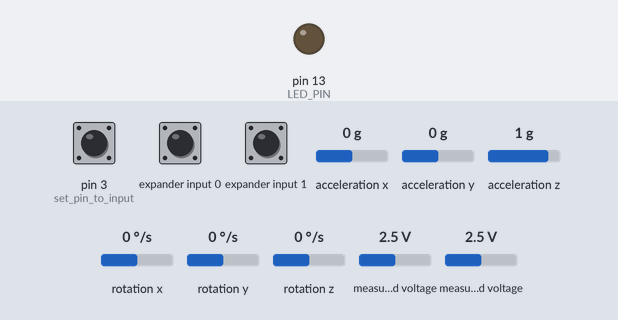
Bench run of a sketch on a simulated Arduino Leonardo, built with avr-gcc and run on an emulated ATmega32U4. Parts: output pins drawn as LEDs (lit = HIGH). Wiring (inferred from the names in the program): Wii Nunchuk at I2C address 0x52. Dashed ring = blinking. Inputs (shaded band) come from the test bench; at power-on: acceleration x 0 g, measured voltage 2.5 V, pin 3 (set_pin_to_input) HIGH, expander input 0 HIGH, expander input 1 HIGH, acceleration y 0 g, acceleration z 1 g, rotation x 0 °/s, rotation y 0 °/s, rotation z 0 °/s. The sensor or clock chip raises its interrupt line as the real part does; what the sketch prints to the serial monitor is not drawn.

Above: at 0.1 s.
At 1.7 s:
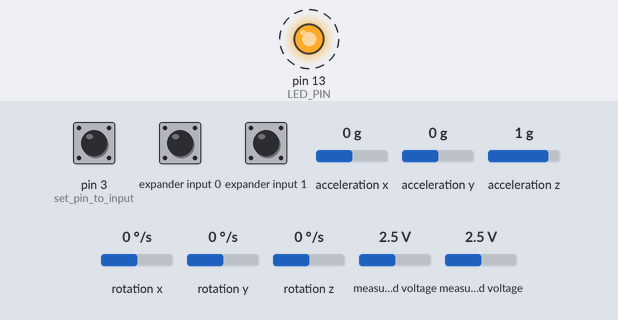
1.8 s: acceleration x set to -1.4 g
4.8 s: measured voltage (sensor 200) set to 0.1 V
7.8 s: measured voltage (sensor 201) set to 0.1 V
10.8 s: pin 3 (set_pin_to_input) pulled LOW for 0.15 s
13.8 s: expander input 0 pulled LOW for 0.15 s
16.8 s: expander input 1 pulled LOW for 0.15 s
Timing chart, 0 to 20.8 s (numbered marks = the images above; inputs shaded):
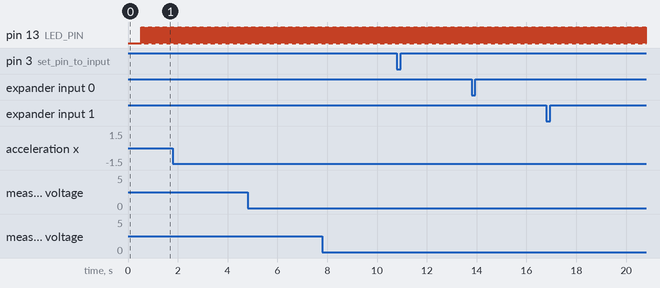

The sketch:

firmware.ino
```cpp
// I2C device class (I2Cdev) demonstration Arduino sketch for MPU6050 class using DMP (MotionApps v2.0)
// 6/21/2012 by Jeff Rowberg <jeff@rowberg.net>
// Updates should (hopefully) always be available at https://github.com/jrowberg/i2cdevlib
//
// Changelog:
// 2012-06-21 - added note about Arduino 1.0.1 + Leonardo compatibility error
// 2012-06-20 - improved FIFO overflow handling and simplified read process
// 2012-06-19 - completely rearranged DMP initialization code and simplification
// 2012-06-13 - pull gyro and accel data from FIFO packet instead of reading directly
// 2012-06-09 - fix broken FIFO read sequence and change interrupt detection to RISING
// 2012-06-05 - add gravity-compensated initial reference frame acceleration output
// - add 3D math helper file to DMP6 example sketch
// - add Euler output and Yaw/Pitch/Roll output formats
// 2012-06-04 - remove accel offset clearing for better results (thanks Sungon Lee)
// 2012-06-01 - fixed gyro sensitivity to be 2000 deg/sec instead of 250
// 2012-05-30 - basic DMP initialization working

/* ============================================
I2Cdev device library code is placed under the MIT license
Copyright (c) 2012 Jeff Rowberg

Permission is hereby granted, free of charge, to any person obtaining a copy
of this software and associated documentation files (the "Software"), to deal
in the Software without restriction, including without limitation the rights
to use, copy, modify, merge, publish, distribute, sublicense, and/or sell
copies of the Software, and to permit persons to whom the Software is
furnished to do so, subject to the following conditions:

The above copyright notice and this permission notice shall be included in
all copies or substantial portions of the Software.

THE SOFTWARE IS PROVIDED "AS IS", WITHOUT WARRANTY OF ANY KIND, EXPRESS OR
IMPLIED, INCLUDING BUT NOT LIMITED TO THE WARRANTIES OF MERCHANTABILITY,
FITNESS FOR A PARTICULAR PURPOSE AND NONINFRINGEMENT. IN NO EVENT SHALL THE
AUTHORS OR COPYRIGHT HOLDERS BE LIABLE FOR ANY CLAIM, DAMAGES OR OTHER
LIABILITY, WHETHER IN AN ACTION OF CONTRACT, TORT OR OTHERWISE, ARISING FROM,
OUT OF OR IN CONNECTION WITH THE SOFTWARE OR THE USE OR OTHER DEALINGS IN
THE SOFTWARE.
===============================================
*/

// Arduino Wire library is required if I2Cdev I2CDEV_ARDUINO_WIRE implementation
// is used in I2Cdev.h
#include "Wire.h"

// I2Cdev and MPU6050 must be installed as libraries, or else the .cpp/.h files
// for both classes must be in the include path of your project
#include "I2Cdev.h"

#include "MPU6050_6Axis_MotionApps20.h"
//#include "MPU6050.h" // not necessary if using MotionApps include file

// class default I2C address is 0x68
// specific I2C addresses may be passed as a parameter here
// AD0 low = 0x68 (default for SparkFun breakout and InvenSense evaluation board)
// AD0 high = 0x69
MPU6050 mpu;

/* =========================================================================
NOTE: In addition to connection 3.3v, GND, SDA, and SCL, this sketch
depends on the MPU-6050's INT pin being connected to the Arduino's
external interrupt #0 pin. On the Arduino Uno and Mega 2560, this is
digital I/O pin 2.
* ========================================================================= */

/* =========================================================================
NOTE: Arduino v1.0.1 with the Leonardo board generates a compile error
when using Serial.write(buf, len). The Teapot output uses this method.
The solution requires a modification to the Arduino USBAPI.h file, which
is fortunately simple, but annoying. This will be fixed in the next IDE
release. For more info, see these links:

http://arduino.cc/forum/index.php/topic,109987.0.html
http://code.google.com/p/arduino/issues/detail?id=958
* ========================================================================= */


// uncomment "OUTPUT_READABLE_QUATERNION" if you want to see the actual
// quaternion components in a [w, x, y, z] format (not best for parsing
// on a remote host such as Processing or something though)
//#define OUTPUT_READABLE_QUATERNION

// uncomment "OUTPUT_READABLE_EULER" if you want to see Euler angles
// (in degrees) calculated from the quaternions coming from the FIFO.
// Note that Euler angles suffer from gimbal lock (for more info, see
// http://en.wikipedia.org/wiki/Gimbal_lock)
#define OUTPUT_READABLE_EULER

// uncomment "OUTPUT_READABLE_YAWPITCHROLL" if you want to see the yaw/
// pitch/roll angles (in degrees) calculated from the quaternions coming
// from the FIFO. Note this also requires gravity vector calculations.
// Also note that yaw/pitch/roll angles suffer from gimbal lock (for
// more info, see: http://en.wikipedia.org/wiki/Gimbal_lock)
//#define OUTPUT_READABLE_YAWPITCHROLL

// uncomment "OUTPUT_READABLE_REALACCEL" if you want to see acceleration
// components with gravity removed. This acceleration reference frame is
// not compensated for orientation, so +X is always +X according to the
// sensor, just without the effects of gravity. If you want acceleration
// compensated for orientation, us OUTPUT_READABLE_WORLDACCEL instead.
//#define OUTPUT_READABLE_REALACCEL

// uncomment "OUTPUT_READABLE_WORLDACCEL" if you want to see acceleration
// components with gravity removed and adjusted for the world frame of
// reference (yaw is relative to initial orientation, since no magnetometer
// is present in this case). Could be quite handy in some cases.
//#define OUTPUT_READABLE_WORLDACCEL

// uncomment "OUTPUT_TEAPOT" if you want output that matches the
// format used for the InvenSense teapot demo
//#define OUTPUT_TEAPOT


#define LED_PIN 13 // (Arduino is 13, Teensy is 11, Teensy++ is 6)
bool blinkState = false;

// MPU control/status vars
bool dmpReady = false; // set true if DMP init was successful
uint8_t mpuIntStatus; // holds actual interrupt status byte from MPU
uint8_t devStatus; // return status after each device operation (0 = success, !0 = error)
uint16_t packetSize; // expected DMP packet size (default is 42 bytes)
uint16_t fifoCount; // count of all bytes currently in FIFO
uint8_t fifoBuffer[64]; // FIFO storage buffer

// orientation/motion vars
Quaternion q; // [w, x, y, z] quaternion container
VectorInt16 aa; // [x, y, z] accel sensor measurements
VectorInt16 aaReal; // [x, y, z] gravity-free accel sensor measurements
VectorInt16 aaWorld; // [x, y, z] world-frame accel sensor measurements
VectorFloat gravity; // [x, y, z] gravity vector
float euler[3]; // [psi, theta, phi] Euler angle container
float ypr[3]; // [yaw, pitch, roll] yaw/pitch/roll container and gravity vector

// packet structure for InvenSense teapot demo
uint8_t teapotPacket[14] = { '$', 0x02, 0,0, 0,0, 0,0, 0,0, 0x00, 0x00, '\r', '\n' };

#define NUNCHUCK_DEV       0x52
#define NUNCHUCK_INIT_REG  0x40

uint8_t outbuf[6];		// array to store arduino output
uint8_t zero = 0x00;
int cnt = 0;

uint8_t packetBuffer[20];


// ================================================================
// === INTERRUPT DETECTION ROUTINE ===
// ================================================================

volatile bool mpuInterrupt = false; // indicates whether MPU interrupt pin has gone high
void dmpDataReady() {
    mpuInterrupt = true;
}


// ================================================================
// === INITIAL SETUP ===
// ================================================================

void setup() {
    pinMode(3, INPUT);           // set pin to input
    digitalWrite(3, HIGH);       // turn on pullup resistors

    strcpy((char *)packetBuffer, "Wolf");

    // join I2C bus (I2Cdev library doesn't do this automatically)
    Wire.begin();

    // initialize serial communication
    // (115200 chosen because it is required for Teapot Demo output, but it's
    // really up to you depending on your project)
    Serial.begin(9600);
    while (!Serial); // wait for Leonardo enumeration, others continue immediately

    // NOTE: 8MHz or slower host processors, like the Teensy @ 3.3v or Ardunio
    // Pro Mini running at 3.3v, cannot handle this baud rate reliably due to
    // the baud timing being too misaligned with processor ticks. You must use
    // 38400 or slower in these cases, or use some kind of external separate
    // crystal solution for the UART timer.

    // initialize device
    Serial.println(F("Initializing I2C devices..."));
    mpu.initialize();

    // verify connection
    Serial.println(F("Testing device connections..."));
    Serial.println(mpu.testConnection() ? F("MPU6050 connection successful") : F("MPU6050 connection failed"));

    // wait for ready
    /*
    Serial.println(F("\nSend any character to begin DMP programming and demo: "));
    while (Serial.available() && Serial.read()); // empty buffer
    while (!Serial.available()); // wait for data
    while (Serial.available() && Serial.read()); // empty buffer again
    */

    // load and configure the DMP
    Serial.println(F("Initializing DMP..."));
    devStatus = mpu.dmpInitialize();

    // make sure it worked (returns 0 if so)
    if (devStatus == 0) {
        // turn on the DMP, now that it's ready
        Serial.println(F("Enabling DMP..."));
        mpu.setDMPEnabled(true);

        // enable Arduino interrupt detection
        Serial.println(F("Enabling interrupt detection (Arduino external interrupt 0)..."));
        attachInterrupt(0, dmpDataReady, RISING);
        mpuIntStatus = mpu.getIntStatus();

        // set our DMP Ready flag so the main loop() function knows it's okay to use it
        Serial.println(F("DMP ready! Waiting for first interrupt..."));
        dmpReady = true;

        // get expected DMP packet size for later comparison
        packetSize = mpu.dmpGetFIFOPacketSize();
    } else {
        // ERROR!
        // 1 = initial memory load failed
        // 2 = DMP configuration updates failed
        // (if it's going to break, usually the code will be 1)
        Serial.print(F("DMP Initialization failed (code "));
        Serial.print(devStatus);
        Serial.println(F(")"));
    }

    // configure LED for output
    pinMode(LED_PIN, OUTPUT);

    /* Init the nunchuck */
  I2Cdev::writeBytes(NUNCHUCK_DEV, NUNCHUCK_INIT_REG, 1, &zero);

}

void
send_zero ()
{
  Wire.beginTransmission (0x52);	// transmit to device 0x52
  Wire.write (0x00);		// sends one byte
  Wire.endTransmission ();	// stop transmitting
}

void readNunchuckData()
{
    Wire.requestFrom (0x52, 6);	// request data from nunchuck
    while (Wire.available ())
      {
        outbuf[cnt] = nunchuk_decode_byte (Wire.read ());	// receive byte as an integer
        //outbuf[cnt] = Wire.read ();	// receive byte as an integer
        //digitalWrite (ledPin, HIGH);	// sets the LED on
        cnt++;
      }

    // If we recieved the 6 bytes, then go print thema
    /*
    if (cnt >= 5)
      {
        print ();
      }
    */

    cnt = 0;
    send_zero (); // send the request for next bytes
    //delay (100);
}

// ================================================================
// === MAIN PROGRAM LOOP ===
// ================================================================
int trigger;
void loop() {
    // if programming failed, don't try to do anything
    if (!dmpReady) return;
    readNunchuckData();
    trigger = digitalRead(3);
    // wait for MPU interrupt or extra packet(s) available
    while (!mpuInterrupt && fifoCount < packetSize) {
        // other program behavior stuff here
        // .
        // .
        // .
        // if you are really paranoid you can frequently test in between other
        // stuff to see if mpuInterrupt is true, and if so, "break;" from the
        // while() loop to immediately process the MPU data
        // .
        // .
        // .

    }

    // reset interrupt flag and get INT_STATUS byte
    mpuInterrupt = false;
    mpuIntStatus = mpu.getIntStatus();

    // get current FIFO count
    fifoCount = mpu.getFIFOCount();

    // check for overflow (this should never happen unless our code is too inefficient)
    if ((mpuIntStatus & 0x10) || fifoCount == 1024) {
        // reset so we can continue cleanly
        mpu.resetFIFO();
        Serial.println(F("FIFO overflow!"));

    // otherwise, check for DMP data ready interrupt (this should happen frequently)
    } else if (mpuIntStatus & 0x02) {
        // wait for correct available data length, should be a VERY short wait
        while (fifoCount < packetSize) fifoCount = mpu.getFIFOCount();

        // read a packet from FIFO
        mpu.getFIFOBytes(fifoBuffer, packetSize);

        // track FIFO count here in case there is > 1 packet available
        // (this lets us immediately read more without waiting for an interrupt)
        fifoCount -= packetSize;

        #ifdef OUTPUT_READABLE_QUATERNION
            // display quaternion values in easy matrix form: w x y z
            mpu.dmpGetQuaternion(&q, fifoBuffer);
            Serial.print("quat\t");
            Serial.print(q.w);
            Serial.print("\t");
            Serial.print(q.x);
            Serial.print("\t");
            Serial.print(q.y);
            Serial.print("\t");
            Serial.println(q.z);
        #endif

        #ifdef OUTPUT_READABLE_EULER
            // display Euler angles in degrees
            mpu.dmpGetQuaternion(&q, fifoBuffer);
            mpu.dmpGetEuler(euler, &q);
            /*
            Serial.print("euler\t");

            Serial.print(euler[0] * 180/M_PI);
            Serial.print("\t");
            Serial.print(euler[1] * 180/M_PI);
            Serial.print("\t");
            Serial.println(euler[2] * 180/M_PI);
            */
            //print_sensors();
            print_sensors_binary();
            //Serial.print("012301230123000\n");

        #endif

        #ifdef OUTPUT_READABLE_YAWPITCHROLL
            // display Euler angles in degrees
            mpu.dmpGetQuaternion(&q, fifoBuffer);
            mpu.dmpGetGravity(&gravity, &q);
            mpu.dmpGetYawPitchRoll(ypr, &q, &gravity);
            Serial.print("ypr\t");
            Serial.print(ypr[0] * 180/M_PI);
            Serial.print("\t");
            Serial.print(ypr[1] * 180/M_PI);
            Serial.print("\t");
            Serial.println(ypr[2] * 180/M_PI);
        #endif

        #ifdef OUTPUT_READABLE_REALACCEL
            // display real acceleration, adjusted to remove gravity
            mpu.dmpGetQuaternion(&q, fifoBuffer);
            mpu.dmpGetAccel(&aa, fifoBuffer);
            mpu.dmpGetGravity(&gravity, &q);
            mpu.dmpGetLinearAccel(&aaReal, &aa, &gravity);
            Serial.print("areal\t");
            Serial.print(aaReal.x);
            Serial.print("\t");
            Serial.print(aaReal.y);
            Serial.print("\t");
            Serial.println(aaReal.z);
        #endif

        #ifdef OUTPUT_READABLE_WORLDACCEL
            // display initial world-frame acceleration, adjusted to remove gravity
            // and rotated based on known orientation from quaternion
            mpu.dmpGetQuaternion(&q, fifoBuffer);
            mpu.dmpGetAccel(&aa, fifoBuffer);
            mpu.dmpGetGravity(&gravity, &q);
            mpu.dmpGetLinearAccel(&aaReal, &aa, &gravity);
            mpu.dmpGetLinearAccelInWorld(&aaWorld, &aaReal, &q);
            Serial.print("aworld\t");
            Serial.print(aaWorld.x);
            Serial.print("\t");
            Serial.print(aaWorld.y);
            Serial.print("\t");
            Serial.println(aaWorld.z);
        #endif

        #ifdef OUTPUT_TEAPOT
            // display quaternion values in InvenSense Teapot demo format:
            teapotPacket[2] = fifoBuffer[0];
            teapotPacket[3] = fifoBuffer[1];
            teapotPacket[4] = fifoBuffer[4];
            teapotPacket[5] = fifoBuffer[5];
            teapotPacket[6] = fifoBuffer[8];
            teapotPacket[7] = fifoBuffer[9];
            teapotPacket[8] = fifoBuffer[12];
            teapotPacket[9] = fifoBuffer[13];
            Serial.write(teapotPacket, 14);
            teapotPacket[11]++; // packetCount, loops at 0xFF on purpose
        #endif

        // blink LED to indicate activity
        blinkState = !blinkState;
        digitalWrite(LED_PIN, blinkState);
        //print();
        //delay(20);

    }
}

// Encode data to format that most wiimote drivers except
// only needed if you use one of the regular wiimote drivers
char
nunchuk_decode_byte (char x)
{
  x = (x ^ 0x17) + 0x17;
  return x;
}
// Print the input data we have recieved
// accel data is 10 bits long
// so we read 8 bits, then we have to add
// on the last 2 bits.  That is why I
// multiply them by 2 * 2
void
print_sensors ()
{
  int joy_x_axis = outbuf[0];
  int joy_y_axis = outbuf[1];
  /*
  int accel_x_axis = outbuf[2] * 2 * 2;
  int accel_y_axis = outbuf[3] * 2 * 2;
  int accel_z_axis = outbuf[4] * 2 * 2;
  */
  Serial.print("gun\t");
  Serial.print(euler[0] * 180/M_PI);
  Serial.print("\t");
  Serial.print(euler[1] * 180/M_PI);
  Serial.print("\t");
  Serial.print(euler[2] * 180/M_PI);
  Serial.print("\t");

  int z_button = 0;
  int c_button = 0;

 // byte outbuf[5] contains bits for z and c buttons
 // it also contains the least significant bits for the accelerometer data
 // so we have to check each bit of byte outbuf[5]
  if ((outbuf[5] >> 0) & 1)
    {
      z_button = 1;
    }
  if ((outbuf[5] >> 1) & 1)
    {
      c_button = 1;
    }
  /*
  if ((outbuf[5] >> 2) & 1)
    {
      accel_x_axis += 2;
    }
  if ((outbuf[5] >> 3) & 1)
    {
      accel_x_axis += 1;
    }

  if ((outbuf[5] >> 4) & 1)
    {
      accel_y_axis += 2;
    }
  if ((outbuf[5] >> 5) & 1)
    {
      accel_y_axis += 1;
    }

  if ((outbuf[5] >> 6) & 1)
    {
      accel_z_axis += 2;
    }
  if ((outbuf[5] >> 7) & 1)
    {
      accel_z_axis += 1;
    }
  */
  Serial.print (joy_x_axis, DEC);
  Serial.print ("\t");

  Serial.print (joy_y_axis, DEC);
  Serial.print ("\t");

  /*
  Serial.print (accel_x_axis, DEC);
  Serial.print ("\t");

  Serial.print (accel_y_axis, DEC);
  Serial.print ("\t");

  Serial.print (accel_z_axis, DEC);
  Serial.print ("\t");
  */

  Serial.print (z_button, DEC);
  Serial.print ("\t");

  Serial.print (c_button, DEC);
  Serial.print ("\t");
  Serial.print (trigger, DEC);
  Serial.print ("\t");

  Serial.print ("\r\n");
}

void
print_sensors_binary ()
{

  memcpy(&packetBuffer[4], euler, sizeof(float)*3);
  packetBuffer[16] = outbuf[0];
  packetBuffer[17] = outbuf[1];
  outbuf[5] |= (trigger << 2);
  packetBuffer[18] = outbuf[5];
  Serial.write(packetBuffer, 20);

}
```

Measured:
- by itself, pin 13 (LED_PIN): alternates HIGH for 0.01 s and LOW for 0.01 s
